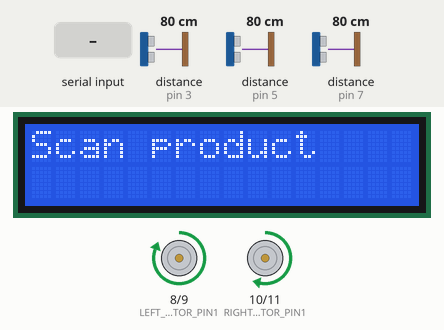
The sketch below on a simulated Arduino Leonardo, built with avr-gcc and run on an emulated ATmega32U4. On the bench: 16×2 character LCD, motor-driver pin pairs drawn as motors (green arrow = first pin HIGH = forward, orange = second pin HIGH = backward, longer = more drive). Wiring (inferred from the names in the program): 3 × ultrasonic range finder: trigger pin 2, echo pin 3 / trigger pin 4, echo pin 5 / trigger pin 6, echo pin 7. Inputs (shaded band) come from the test bench; at power-on: distance to the obstacle (sensors on pin 3, pin 5, pin 7) 80 cm. The echo pulse lasts 58.3 µs per cm; what the sketch prints to the serial monitor is not drawn.

Above: at 1.2 s.
1.3 s: distance to the obstacle (sensor on pin 3) set to 2 cm
At 2.1 s:
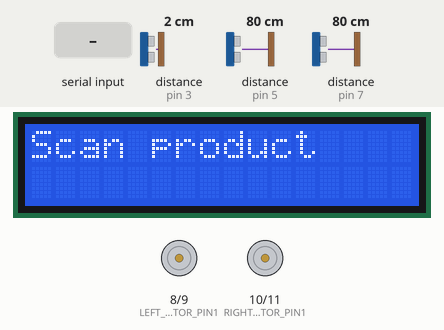
4.3 s: "1\n" received over the second serial link
At 5.2 s:
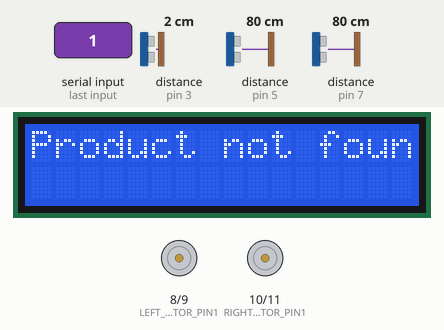
5.8 s: distance to the obstacle (sensor on pin 5) set to 2 cm
8.8 s: distance to the obstacle (sensor on pin 7) set to 2 cm
11.8 s: distance to the obstacle (sensor on pin 3) set to 4 cm
14.8 s: distance to the obstacle (sensor on pin 5) set to 4 cm
Timing chart, 0 to 17.8 s (numbered marks = the images above; inputs shaded):
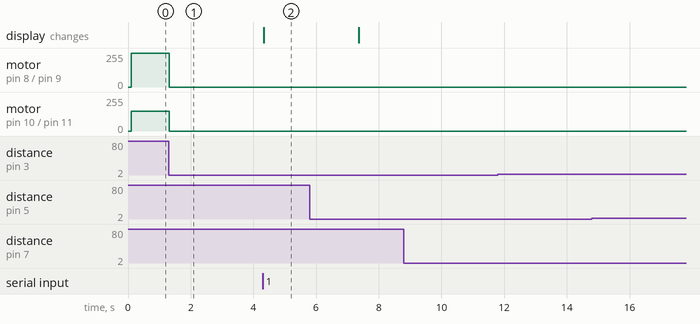

Measured:
- after the input at 1.3 s, motor on pin 8 (LEFT_MOTOR_PIN1) / pin 9 (LEFT_MOTOR_PIN2): forward 255/255 → stopped at once; motor on pin 10 (RIGHT_MOTOR_PIN1) / pin 11 (RIGHT_MOTOR_PIN2): forward 150/255 → stopped at once
- after the input at 4.3 s, the display: changes at once (image 2)
- after the input at 8.8 s, every drawn part: stays the same
- after the input at 11.8 s, every drawn part: stays the same
- after the input at 14.8 s, every drawn part: stays the same

The sketch:

TESTPRO.ino
```cpp
#include <Wire.h>
#include <LiquidCrystal_I2C.h>

// ========== Ultrasonic Sensor Pins ==========
#define S1Trig 2  // Front
#define S2Trig 4  // Right
#define S3Trig 6  // Left
#define S1Echo 3
#define S2Echo 5
#define S3Echo 7

// ========== Motor Control Pins ==========
#define LEFT_MOTOR_PIN1 8
#define LEFT_MOTOR_PIN2 9
#define RIGHT_MOTOR_PIN1 10
#define RIGHT_MOTOR_PIN2 11

#define MAX_SPEED 150

// ========== Distance Limits (in cm) ==========
#define FRONT_MIN_DISTANCE 30
#define FRONT_MAX_DISTANCE 200
#define SIDE_MIN_DISTANCE 15
#define SIDE_MAX_DISTANCE 40
#define SIDE_MARGIN 10

// ========== LCD I2C ==========
LiquidCrystal_I2C lcd(0x27, 16, 2); // I2C Scanner

// ========== Product Definition ==========
struct Product {
  String barcode;
  String name;
  float price;
};

// ========== Product Database ==========
Product products[] = {
  {"6224007537923", "Pepsi 500ml", 7.50},
  {"https://123456", "Chipsy 25g", 5.00},
  {"https://123457", "Galaxy Choco", 10.00},
  {"https://123458", "Water 1L", 4.00},
  {"https://123459", "Juice Mango", 8.00},
  {"https://123460", "Milk 1L", 12.00},
  {"https://123461", "Bread Small", 3.00},
  {"https://123462", "Chocolate", 9.50},
  {"https://123463", "Snack Bar", 6.00},
  {"https://123464", "Yogurt Cup", 4.50},
  {"https://123465", "Coffee Sachet", 2.50},
  {"https://123466", "Tea Bag Box", 15.00},
  {"https://123467", "lcd 25g", 5.00},
  {"https://123462", "Chipsy 25g", 5.00},
};

const int numProducts = sizeof(products) / sizeof(Product);
String incomingBarcode = "";
unsigned long lastBarcodeTime = 0;
const unsigned long barcodeDisplayTime = 3000;

void setup() {
  // ========== Initialize Ultrasonic Sensors ==========
  pinMode(S1Trig, OUTPUT); pinMode(S1Echo, INPUT);
  pinMode(S2Trig, OUTPUT); pinMode(S2Echo, INPUT);
  pinMode(S3Trig, OUTPUT); pinMode(S3Echo, INPUT);

  // ========== Initialize Motors ==========
  pinMode(LEFT_MOTOR_PIN1, OUTPUT); pinMode(LEFT_MOTOR_PIN2, OUTPUT);
  pinMode(RIGHT_MOTOR_PIN1, OUTPUT); pinMode(RIGHT_MOTOR_PIN2, OUTPUT);

  // ========== Initialize Serial Ports ==========
  Serial.begin(115200);
  Serial1.begin(115200);

  // ========== Initialize LCD ==========
  lcd.init();
  lcd.backlight();
  resetDisplay();

  Serial.println("System Initialized - Robot and Barcode Scanner Ready");
}

void loop() {
  // ========== Part 1: Handle Robot Movement ==========
  handleRobotMovement();

  // ========== Part 2: Handle Barcode Scanner ==========
  handleBarcodeScanner();

  // ========== Part 3: Handle Display Timeout ==========
  if (millis() - lastBarcodeTime > barcodeDisplayTime) {
    resetDisplay();
  }
}

void handleRobotMovement() {
  int front = readUltrasonic(S1Trig, S1Echo);
  int right = readUltrasonic(S2Trig, S2Echo);
  int left = readUltrasonic(S3Trig, S3Echo);

  Serial.print("Front: "); Serial.print(front);
  Serial.print(" cm | Right: "); Serial.print(right);
  Serial.print(" cm | Left: "); Serial.print(left);
  Serial.println(" cm");

  if (front >= FRONT_MIN_DISTANCE && front <= FRONT_MAX_DISTANCE) {
    if (left >= SIDE_MIN_DISTANCE && left <= SIDE_MAX_DISTANCE && (left + SIDE_MARGIN) < right) {
      Serial.println("Turning Left (person on left)");
      turnLeft();
      delay(500);
    }
    else if (right >= SIDE_MIN_DISTANCE && right <= SIDE_MAX_DISTANCE) {
      Serial.println("Turning Right (person on right)");
      turnRight();
      delay(500);
    }
    else {
      Serial.println("Moving Forward (no person on sides)");
      moveForward();
    }
  }
  else {
    Serial.println("Stopping (front obstacle)");
    stopMotors();
  }
}

void handleBarcodeScanner() {
  if (Serial1.available()) {
    incomingBarcode = Serial1.readStringUntil('\n');
    incomingBarcode.trim();

    if (incomingBarcode.length() > 0) {
      Serial.println("Scanned: " + incomingBarcode);
      showProduct(incomingBarcode);
      lastBarcodeTime = millis();
    }
  }
}

void showProduct(String barcode) {
  lcd.clear();

  for (int i = 0; i < numProducts; i++) {
    if (products[i].barcode == barcode) {
      lcd.setCursor(0, 0);
      lcd.print(products[i].name);
      lcd.setCursor(0, 1);
      lcd.print("Price: ");
      lcd.print(products[i].price, 2);
      lcd.print(" LE");
      return;
    }
  }

  lcd.setCursor(0, 0);
  lcd.print("Product not found");
}

void resetDisplay() {
  lcd.clear();
  lcd.setCursor(0, 0);
  lcd.print("Scan product ");
  lcd.setCursor(0, 1);
}

// ========== Ultrasonic Sensor Functions ==========
int readUltrasonic(int trigPin, int echoPin) {
  digitalWrite(trigPin, LOW);
  delayMicroseconds(2);
  digitalWrite(trigPin, HIGH);
  delayMicroseconds(10);
  digitalWrite(trigPin, LOW);
  long duration = pulseIn(echoPin, HIGH, 15000); // timeout = 15ms
  return (duration <= 0) ? 999 : duration * 0.034 / 2;
}

// ========== Motor Control Functions ==========
void moveForward() {
  analogWrite(LEFT_MOTOR_PIN1, MAX_SPEED);
  digitalWrite(LEFT_MOTOR_PIN2, LOW);
  analogWrite(RIGHT_MOTOR_PIN1, MAX_SPEED);
  digitalWrite(RIGHT_MOTOR_PIN2, LOW);
}

void turnLeft() {
  analogWrite(LEFT_MOTOR_PIN1, LOW);
  analogWrite(LEFT_MOTOR_PIN2, MAX_SPEED);
  analogWrite(RIGHT_MOTOR_PIN1, MAX_SPEED);
  digitalWrite(RIGHT_MOTOR_PIN2, LOW);
}

void turnRight() {
  analogWrite(LEFT_MOTOR_PIN1, MAX_SPEED);
  digitalWrite(LEFT_MOTOR_PIN2, LOW);
  analogWrite(RIGHT_MOTOR_PIN1, LOW);
  analogWrite(RIGHT_MOTOR_PIN2, MAX_SPEED);
}

void stopMotors() {
  digitalWrite(LEFT_MOTOR_PIN1, LOW);
  digitalWrite(LEFT_MOTOR_PIN2, LOW);
  digitalWrite(RIGHT_MOTOR_PIN1, LOW);
  digitalWrite(RIGHT_MOTOR_PIN2, LOW);
}
```
